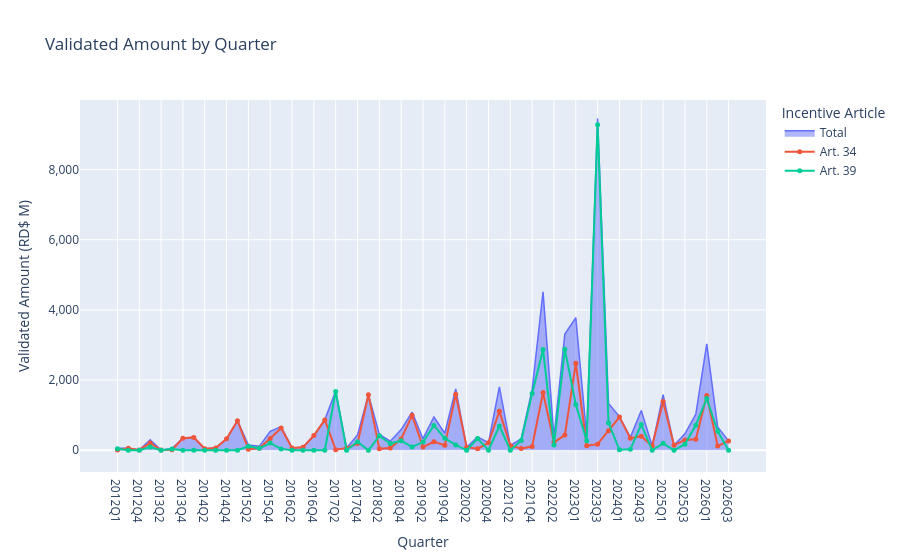

Source (notebook cell):
### Markdown cell above
### 6c. Quarterly Trends

### Code cell
# Validated amount by quarter
import plotly.graph_objects as go

df_approved['quarter'] = df_approved['resolution_date'].dt.to_period('Q').astype(str)

q = (
    df_approved.groupby(['quarter', 'incentive_article'])['validated_amount_dop']
    .sum().div(1e6).unstack(fill_value=0).reset_index()
)

for col in ['art_34', 'art_39']:
    if col not in q:
        q[col] = 0

q['total'] = q['art_34'] + q['art_39']

fig = go.Figure([
    go.Scatter(
        x=q['quarter'], y=q['total'],
        name='Total', mode='lines',
        fill='tozeroy', opacity=.25,
        line=dict(width=1.5),
        hovertemplate='Total: RD$ %{y:,.1f} M<extra></extra>'
    ),
    go.Scatter(
        x=q['quarter'], y=q['art_34'],
        name='Art. 34', mode='lines+markers',
        line=dict(width=2), marker=dict(size=5),
        hovertemplate='Art. 34: RD$ %{y:,.1f} M<extra></extra>'
    ),
    go.Scatter(
        x=q['quarter'], y=q['art_39'],
        name='Art. 39', mode='lines+markers',
        line=dict(width=2), marker=dict(size=5),
        hovertemplate='Art. 39: RD$ %{y:,.1f} M<extra></extra>'
    )
])

fig.update_layout(
    title='Validated Amount by Quarter',
    xaxis_title='Quarter',
    yaxis_title='Validated Amount (RD$ M)',
    xaxis=dict(type='category'),
    yaxis=dict(tickformat=',.0f'),
    hovermode='x unified',
    legend_title='Incentive Article'
)

fig.show()

### Figure 1 — Plotly figure (JSON) as saved in the notebook; plotly's stock layout.template omitted (floating-point values rounded to 4 significant figures)
{"data": [{"fill": "tozeroy", "hovertemplate": "Total: RD$ %{y:,.1f} M<extra></extra>", "line": {"width": 1.5}, "mode": "lines", "name": "Total", "opacity": 0.25, "type": "scatter", "x": ["2012Q1", "2012Q3", "2012Q4", "2013Q1", "2013Q2", "2013Q3", "2013Q4", "2014Q1", "2014Q2", "2014Q3", "2014Q4", "2015Q1", "2015Q2", "2015Q3", "2015Q4", "2016Q1", "2016Q2", "2016Q3", "2016Q4", "2017Q1", "2017Q2", "2017Q3", "2017Q4", "2018Q1", "2018Q2", "2018Q3", "2018Q4", "2019Q1", "2019Q2", "2019Q3", "2019Q4", "2020Q1", "2020Q2", "2020Q3", "2020Q4", "2021Q1", "2021Q2", "2021Q3", "2021Q4", "2022Q1", "2022Q2", "2022Q3", "2023Q1", "2023Q2", "2023Q3", "2023Q4", "2024Q1", "2024Q2", "2024Q3", "2024Q4", "2025Q1", "2025Q2", "2025Q3", "2025Q4", "2026Q1", "2026Q2", "2026Q3"], "y": [57.48, 54.81, 9.003, 301.0, 7.984, 49.57, 340.6, 367.3, 41.72, 61.66, 325.6, 843.6, 147.7, 112.4, 542.1, 672.8, 67.26, 82.92, 420.9, 865.7, 1689.0, 66.99, 435.8, 1585.0, 451.4, 259.8, 590.5, 1090.0, 330.0, 949.1, 484.6, 1746.0, 87.47, 380.9, 214.3, 1804.0, 138.1, 327.5, 1727.0, 4513.0, 379.2, 3310.0, 3778.0, 401.2, 9451.0, 1333.0, 959.0, 371.7, 1131.0, 119.9, 1585.0, 143.4, 466.8, 1028.0, 3033.0, 663.1, 267.5]}, {"hovertemplate": "Art. 34: RD$ %{y:,.1f} M<extra></extra>", "line": {"width": 2}, "marker": {"size": 5}, "mode": "lines+markers", "name": "Art. 34", "type": "scatter", "x": ["2012Q1", "2012Q3", "2012Q4", "2013Q1", "2013Q2", "2013Q3", "2013Q4", "2014Q1", "2014Q2", "2014Q3", "2014Q4", "2015Q1", "2015Q2", "2015Q3", "2015Q4", "2016Q1", "2016Q2", "2016Q3", "2016Q4", "2017Q1", "2017Q2", "2017Q3", "2017Q4", "2018Q1", "2018Q2", "2018Q3", "2018Q4", "2019Q1", "2019Q2", "2019Q3", "2019Q4", "2020Q1", "2020Q2", "2020Q3", "2020Q4", "2021Q1", "2021Q2", "2021Q3", "2021Q4", "2022Q1", "2022Q2", "2022Q3", "2023Q1", "2023Q2", "2023Q3", "2023Q4", "2024Q1", "2024Q2", "2024Q3", "2024Q4", "2025Q1", "2025Q2", "2025Q3", "2025Q4", "2026Q1", "2026Q2", "2026Q3"], "y": [11.31, 54.81, 9.003, 208.7, 7.984, 14.18, 340.6, 367.3, 41.72, 61.66, 325.6, 843.6, 31.45, 57.45, 336.0, 633.1, 67.26, 82.92, 420.9, 865.7, 15.27, 66.99, 192.4, 1585.0, 40.38, 66.74, 321.9, 996.1, 96.62, 240.3, 145.1, 1594.0, 87.47, 46.95, 214.3, 1113.0, 138.1, 47.81, 111.0, 1644.0, 227.3, 433.2, 2476.0, 126.4, 174.7, 559.2, 944.9, 344.7, 397.6, 119.9, 1387.0, 143.4, 294.2, 313.7, 1559.0, 120.1, 267.5]}, {"hovertemplate": "Art. 39: RD$ %{y:,.1f} M<extra></extra>", "line": {"width": 2}, "marker": {"size": 5}, "mode": "lines+markers", "name": "Art. 39", "type": "scatter", "x": ["2012Q1", "2012Q3", "2012Q4", "2013Q1", "2013Q2", "2013Q3", "2013Q4", "2014Q1", "2014Q2", "2014Q3", "2014Q4", "2015Q1", "2015Q2", "2015Q3", "2015Q4", "2016Q1", "2016Q2", "2016Q3", "2016Q4", "2017Q1", "2017Q2", "2017Q3", "2017Q4", "2018Q1", "2018Q2", "2018Q3", "2018Q4", "2019Q1", "2019Q2", "2019Q3", "2019Q4", "2020Q1", "2020Q2", "2020Q3", "2020Q4", "2021Q1", "2021Q2", "2021Q3", "2021Q4", "2022Q1", "2022Q2", "2022Q3", "2023Q1", "2023Q2", "2023Q3", "2023Q4", "2024Q1", "2024Q2", "2024Q3", "2024Q4", "2025Q1", "2025Q2", "2025Q3", "2025Q4", "2026Q1", "2026Q2", "2026Q3"], "y": [46.17, 0.0, 0.0, 92.26, 0.0, 35.4, 0.0, 0.0, 0.0, 0.0, 0.0, 0.0, 116.3, 54.97, 206.2, 39.7, 0.0, 0.0, 0.0, 0.0, 1674.0, 0.0, 243.4, 0.0, 411.0, 193.1, 268.6, 93.64, 233.4, 708.8, 339.5, 152.3, 0.0, 334.0, 0.0, 691.8, 0.0, 279.7, 1615.0, 2869.0, 151.9, 2877.0, 1302.0, 274.7, 9276.0, 774.0, 14.13, 26.94, 733.3, 0.0, 197.5, 0.0, 172.5, 714.0, 1474.0, 543.0, 0.0]}], "layout": {"hovermode": "x unified", "legend": {"title": {"text": "Incentive Article"}}, "title": {"text": "Validated Amount by Quarter"}, "xaxis": {"title": {"text": "Quarter"}, "type": "category"}, "yaxis": {"tickformat": ",.0f", "title": {"text": "Validated Amount (RD$ M)"}}}}
